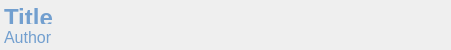
<?xml version="1.0" encoding="UTF-8"?>
<ui version="4.0">
 <class>NewsItem</class>
 <widget class="QWidget" name="NewsItem">
  <property name="geometry">
   <rect>
    <x>0</x>
    <y>0</y>
    <width>451</width>
    <height>50</height>
   </rect>
  </property>
  <property name="sizePolicy">
   <sizepolicy hsizetype="Maximum" vsizetype="Maximum">
    <horstretch>0</horstretch>
    <verstretch>0</verstretch>
   </sizepolicy>
  </property>
  <property name="minimumSize">
   <size>
    <width>430</width>
    <height>40</height>
   </size>
  </property>
  <property name="windowTitle">
   <string>Form</string>
  </property>
  <layout class="QVBoxLayout" name="topLayout" stretch="0,0">
   <property name="leftMargin">
    <number>4</number>
   </property>
   <property name="topMargin">
    <number>4</number>
   </property>
   <property name="rightMargin">
    <number>4</number>
   </property>
   <property name="bottomMargin">
    <number>4</number>
   </property>
   <item>
    <widget class="QLabel" name="newsTitle">
     <property name="minimumSize">
      <size>
       <width>430</width>
       <height>20</height>
      </size>
     </property>
     <property name="maximumSize">
      <size>
       <width>16777215</width>
       <height>60</height>
      </size>
     </property>
     <property name="font">
      <font>
       <pointsize>18</pointsize>
       <weight>75</weight>
       <bold>true</bold>
      </font>
     </property>
     <property name="text">
      <string>&lt;html&gt;&lt;head/&gt;&lt;body&gt;&lt;p&gt;&lt;span style=&quot; color:#729fcf;&quot;&gt;Title&lt;/span&gt;&lt;/p&gt;&lt;/body&gt;&lt;/html&gt;</string>
     </property>
     <property name="alignment">
      <set>Qt::AlignLeading|Qt::AlignLeft|Qt::AlignVCenter</set>
     </property>
     <property name="openExternalLinks">
      <bool>true</bool>
     </property>
    </widget>
   </item>
   <item>
    <widget class="QLabel" name="newsAuthor">
     <property name="minimumSize">
      <size>
       <width>430</width>
       <height>20</height>
      </size>
     </property>
     <property name="maximumSize">
      <size>
       <width>16777215</width>
       <height>60</height>
      </size>
     </property>
     <property name="font">
      <font>
       <pointsize>12</pointsize>
       <weight>50</weight>
       <bold>false</bold>
      </font>
     </property>
     <property name="text">
      <string>&lt;html&gt;&lt;head/&gt;&lt;body&gt;&lt;p&gt;&lt;span style=&quot; color:#729fcf;&quot;&gt;Author&lt;/span&gt;&lt;/p&gt;&lt;/body&gt;&lt;/html&gt;</string>
     </property>
     <property name="alignment">
      <set>Qt::AlignLeading|Qt::AlignLeft|Qt::AlignVCenter</set>
     </property>
    </widget>
   </item>
  </layout>
 </widget>
 <resources/>
 <connections/>
</ui>
